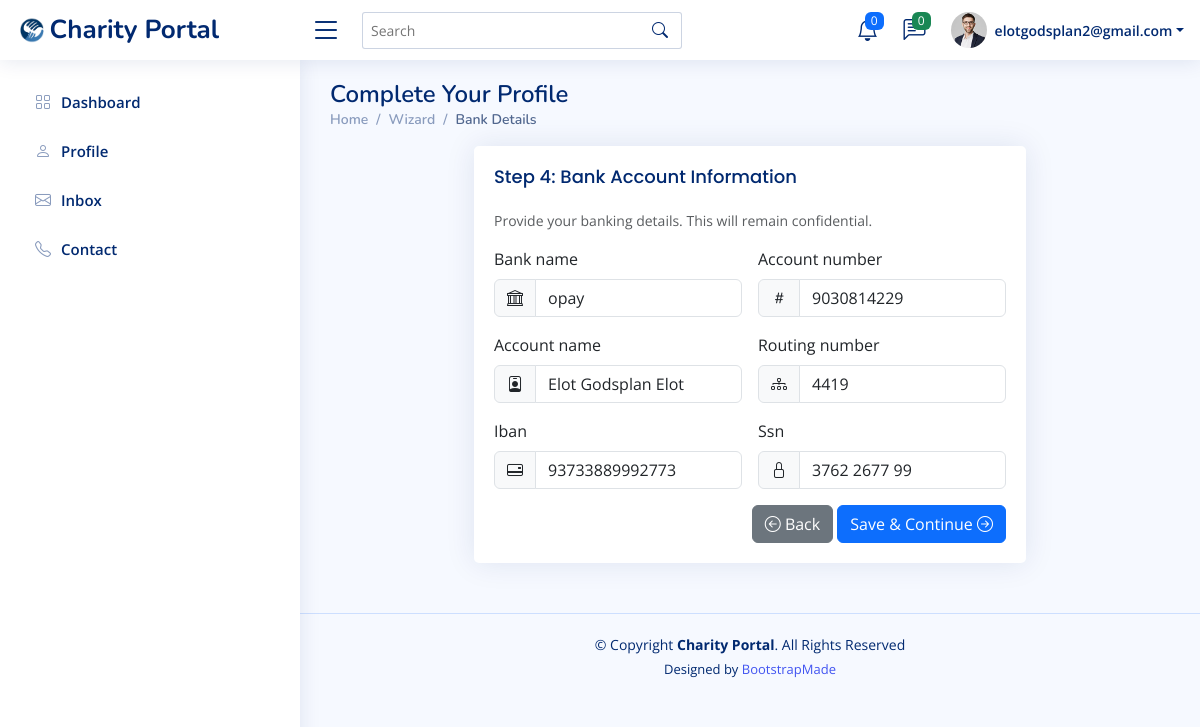
Page /UserPorile/wizard/payment/bank/ (signed in) on the earlier database version.
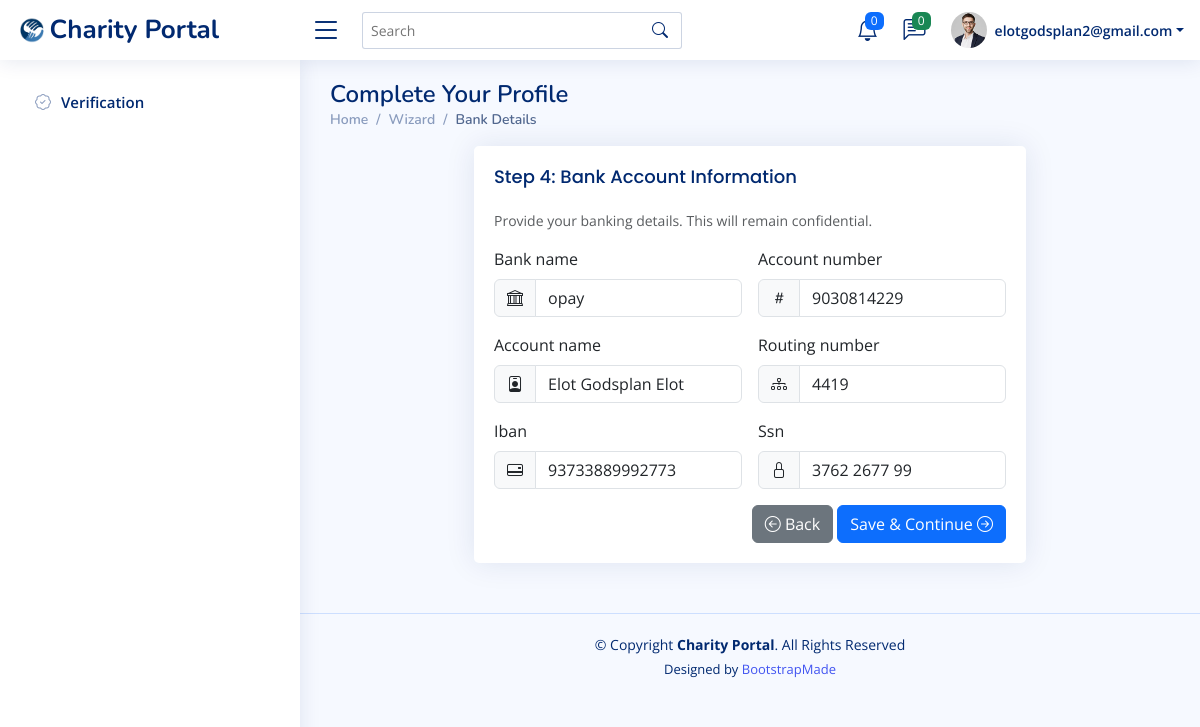
Same page on the later database version.
### UserPorile/views.py (the view)
# urls.py: path("wizard/payment/bank/", views.payment_bank, name="payment_bank"),
@login_required
def payment_bank(request):
    profile, _ = Profile.objects.get_or_create(user=request.user)
    if request.method == "POST":
        form = PaymentBankForm(request.POST, instance=profile)
        if form.is_valid():
            form.save()
            messages.success(request, "Banking details saved.")
            return redirect("profile:payment_card")
    else:
        form = PaymentBankForm(instance=profile)
    return render(request, "UserPorile/payment_bank.html", {"form": form})

### UserPorile/forms.py
class PaymentBankForm(forms.ModelForm):
    class Meta:
        model = Profile
        fields = ["bank_name", "account_number", "account_name", "routing_number", "iban", "ssn"]
        widgets = {
            "bank_name": forms.TextInput(attrs={"class": "form-control"}),
            "account_number": forms.TextInput(attrs={"class": "form-control"}),
            "account_name": forms.TextInput(attrs={"class": "form-control"}),
            "routing_number": forms.TextInput(attrs={"class": "form-control"}),
            "iban": forms.TextInput(attrs={"class": "form-control"}),
            "ssn": forms.TextInput(attrs={"class": "form-control", "placeholder": "XXX-XX-XXXX"}),
        }

### accounts/models.py (called while the page is built)
    def get_full_name(self):
        full_name = f"{self.first_name} {self.last_name}".strip()
        return full_name if full_name else self.email

### UserPorile/templates/UserPorile/payment_bank.html (shortened to what this page needs)
{% extends "secured/base_secured.html" %}
{% load static %}
{% block content %}
<div class="pagetitle">
  <h1>Complete Your Profile</h1>
  <nav>
    <ol class="breadcrumb">
      <li class="breadcrumb-item"><a href="{% url 'secured:dashboard' %}">Home</a></li>
      <li class="breadcrumb-item">Wizard</li>
      <li class="breadcrumb-item active">Bank Details</li>
    </ol>
  </nav>
</div>
<section class="section">
  <div class="row justify-content-center">
    <div class="col-lg-8">
      <div class="card">
        <div class="card-body">
          <h5 class="card-title">Step 4: Bank Account Information</h5>
          <p class="small text-muted">Provide your banking details. This will remain confidential.</p>
          <form method="post" novalidate class="row g-3">
            <div class="col-md-6">
              <label class="form-label">{{ form.bank_name.label }}</label>
              <div class="input-group">
                <span class="input-group-text"><i class="bi bi-bank"></i></span>
                {{ form.bank_name }}
              </div>
            </div>
            <div class="col-md-6">
              <label class="form-label">{{ form.account_number.label }}</label>
              <div class="input-group">
                <span class="input-group-text"><i class="bi bi-hash"></i></span>
                {{ form.account_number }}
              </div>
            </div>
            <div class="col-md-6">
              <label class="form-label">{{ form.account_name.label }}</label>
              <div class="input-group">
                <span class="input-group-text"><i class="bi bi-person-badge"></i></span>
                {{ form.account_name }}
              </div>
            </div>
            <div class="col-md-6">
              <label class="form-label">{{ form.routing_number.label }}</label>
              <div class="input-group">
                <span class="input-group-text"><i class="bi bi-diagram-3"></i></span>
                {{ form.routing_number }}
              </div>
            </div>
            <div class="col-md-6">
              <label class="form-label">{{ form.iban.label }}</label>
              <div class="input-group">
                <span class="input-group-text"><i class="bi bi-credit-card-2-back"></i></span>
                {{ form.iban }}
              </div>
            </div>
            <div class="col-md-6">
              <label class="form-label">{{ form.ssn.label }}</label>
              <div class="input-group">
                <span class="input-group-text"><i class="bi bi-lock"></i></span>
                {{ form.ssn }}
              </div>
            </div>
            <div class="text-end">
              <a class="btn btn-secondary" href="{% url 'profile:professional' %}">
                <i class="bi bi-arrow-left-circle"></i> Back
              </a>
              <button class="btn btn-primary" type="submit">
                Save & Continue <i class="bi bi-arrow-right-circle"></i>
              </button>
            </div>
          </form>
        </div>
      </div>
    </div>
  </div>
</section>
{% endblock %}

### secured/templates/secured/base_secured.html (shortened to what this page needs)
{% load static %}
<!DOCTYPE html>
<html lang="en">
<head>
  <link href="{% static 'secured/assets/vendor/bootstrap/css/bootstrap.min.css' %}" rel="stylesheet">
  <link href="{% static 'secured/assets/vendor/bootstrap-icons/bootstrap-icons.css' %}" rel="stylesheet">
  <link href="{% static 'secured/assets/vendor/boxicons/css/boxicons.min.css' %}" rel="stylesheet">
  <link href="{% static 'secured/assets/vendor/quill/quill.snow.css' %}" rel="stylesheet">
  <link href="{% static 'secured/assets/vendor/quill/quill.bubble.css' %}" rel="stylesheet">
  <link href="{% static 'secured/assets/vendor/remixicon/remixicon.css' %}" rel="stylesheet">
  <link href="{% static 'secured/assets/vendor/simple-datatables/style.css' %}" rel="stylesheet">
  <link href="{% static 'secured/assets/css/style.css' %}" rel="stylesheet">
</head>
<body>
  <header id="header" class="header fixed-top d-flex align-items-center">
    <div class="d-flex align-items-center justify-content-between">
      <a href="{% url 'secured:dashboard' %}" class="logo d-flex align-items-center">
        <img src="{% static 'secured/assets/img/logo.png' %}" alt="">
        <span class="d-none d-lg-block">Charity Portal</span>
      </a>
      <i class="bi bi-list toggle-sidebar-btn"></i>
    </div>
    <div class="search-bar">
      <form class="search-form d-flex align-items-center" method="GET" action="#">
        <input type="text" name="query" placeholder="Search" title="Enter search keyword">
        <button type="submit" title="Search"><i class="bi bi-search"></i></button>
      </form>
    </div>
    <nav class="header-nav ms-auto">
      <ul class="d-flex align-items-center">
        <li class="nav-item dropdown">
          <a class="nav-link nav-icon" href="#" data-bs-toggle="dropdown">
            <i class="bi bi-bell"></i>
            <span class="badge bg-primary badge-number">0</span>
          </a>
        </li>
        <li class="nav-item dropdown">
          <a class="nav-link nav-icon" href="#" data-bs-toggle="dropdown">
            <i class="bi bi-chat-left-text"></i>
            <span class="badge bg-success badge-number">0</span>
          </a>
        </li>
        <li class="nav-item dropdown pe-3">
          <a class="nav-link nav-profile d-flex align-items-center pe-0" href="#" data-bs-toggle="dropdown">
            <img src="{% static 'secured/assets/img/profile-img.jpg' %}" alt="Profile" class="rounded-circle">
            <span class="d-none d-md-block dropdown-toggle ps-2">{{ user.email }}</span>
          </a>
        </li>
      </ul>
    </nav>
  </header>
<aside id="sidebar" class="sidebar">
  <ul class="sidebar-nav" id="sidebar-nav">
    {% if user.is_authenticated %}
      {% if user.profile.is_verified and user.profile.completed %}
        <li class="nav-item">
          <a class="nav-link collapsed" href="{% url 'secured:dashboard' %}">
            <i class="bi bi-grid"></i><span>Dashboard</span>
          </a>
        </li>
        <li class="nav-item">
          <a class="nav-link collapsed" href="#">
            <i class="bi bi-person"></i><span>Profile</span>
          </a>
        </li>
        <li class="nav-item">
          <a class="nav-link collapsed" href="#">
            <i class="bi bi-envelope"></i><span>Inbox</span>
          </a>
        </li>
        <li class="nav-item">
          <a class="nav-link collapsed" href="#">
            <i class="bi bi-telephone"></i><span>Contact</span>
          </a>
        </li>
      {% else %}
        <li class="nav-item">
          <a class="nav-link collapsed" href="{% url 'profile:wizard_start' %}">
            <i class="bi bi-patch-check"></i><span>Verification</span>
          </a>
        </li>
      {% endif %}
    {% endif %}
  </ul>
</aside>
  <main id="main" class="main">
    {% block content %}{% endblock %}
  </main>
  <footer id="footer" class="footer">
    <div class="copyright">
      &copy; Copyright <strong><span>Charity Portal</span></strong>. All Rights Reserved
    </div>
    <div class="credits">
      Designed by <a href="https://bootstrapmade.com/">BootstrapMade</a>
    </div>
  </footer>
</body>
</html>

Differences in the rows shown:
changed Profile "opay": is_verified True → False (drawn)
Other differences:
text no longer shown: "Dashboard Profile Inbox Contact"
text now shown: "Verification"
